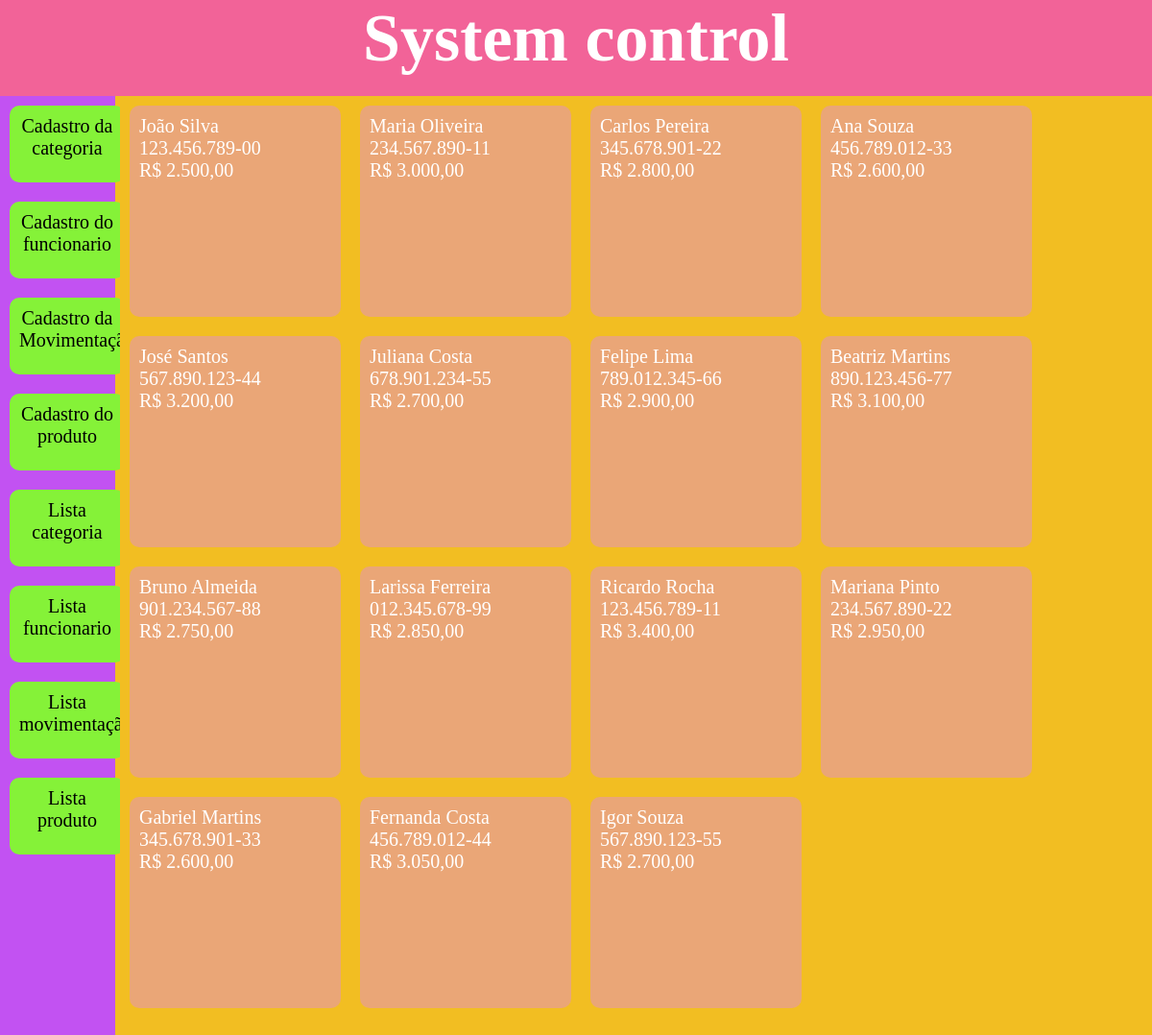
The page /funcionario on the database its author committed.
### models.py (models this page shows, shortened)
class Funcionario(Base):
    __tablename__ = 'funcionarios'
    ID_funcionario = Column(Integer, primary_key=True)
    nome_funcionario = Column(String(40), nullable=False, index=True)
    CPF = Column(String(11), nullable=False, index=True, unique=True)
    salario = Column(Float, nullable=False, index=True)
    def serialize_funcionario(self):
        dados_funcionario = {
            'ID_funcionario': self.ID_funcionario,
            'nome_funcionario': self.nome_funcionario,
            'CPF': self.CPF,
            'salario': self.salario,
        }
        return dados_funcionario

### app.py (the view)
@app.route('/funcionario', methods=['GET', 'POST'])
def funcionarios_func():
    lista_funcionarios = select(Funcionario).select_from(Funcionario)
    lista_funcionarios = db_session.execute(lista_funcionarios).scalars()
    resultado = []
    print(lista_funcionarios)
    for func in lista_funcionarios:
        resultado.append(func.serialize_funcionario())
    return render_template('lista_funcionario.html', var_funcionario=resultado)

### templates/lista_funcionario.html
{% extends 'templates.html' %}
{% block conteudo %}
    {% for funcionario in var_funcionario %}
        <div class="card">
            <p>{{funcionario.nome_funcionario}}</p>
            <p>{{funcionario.CPF}}</p>
            <p>{{funcionario.salario}}</p>
        </div>
    {% endfor%}
{% endblock %}

### static/templates.css (style rules this page uses)
* { margin: 0; padding: 0; }
body, html { height: 100vh; font-family: "Californian FB"; font-size: 20px; background-color: #F2BE22; }
.card { background-color: #eaa677; height: 200px; width: 200px; border-radius: 10px; margin: 10px; font-size: 10px; padding: 10px; font-size: 20px; float: left; }

### rows shown on the page
Funcionario: nome_funcionario "João Silva", CPF "123.456.789-00", salario "R$ 2.500,00"
Funcionario: nome_funcionario "Maria Oliveira", CPF "234.567.890-11", salario "R$ 3.000,00"
Funcionario: nome_funcionario "Carlos Pereira", CPF "345.678.901-22", salario "R$ 2.800,00"
Funcionario: nome_funcionario "Ana Souza", CPF "456.789.012-33", salario "R$ 2.600,00"
Funcionario: nome_funcionario "José Santos", CPF "567.890.123-44", salario "R$ 3.200,00"
Funcionario: nome_funcionario "Juliana Costa", CPF "678.901.234-55", salario "R$ 2.700,00"
Funcionario: nome_funcionario "Felipe Lima", CPF "789.012.345-66", salario "R$ 2.900,00"
Funcionario: nome_funcionario "Beatriz Martins", CPF "890.123.456-77", salario "R$ 3.100,00"
Funcionario: nome_funcionario "Bruno Almeida", CPF "901.234.567-88", salario "R$ 2.750,00"
Funcionario: nome_funcionario "Larissa Ferreira", CPF "012.345.678-99", salario "R$ 2.850,00"
Funcionario: nome_funcionario "Ricardo Rocha", CPF "123.456.789-11", salario "R$ 3.400,00"
Funcionario: nome_funcionario "Mariana Pinto", CPF "234.567.890-22", salario "R$ 2.950,00"
Funcionario: nome_funcionario "Gabriel Martins", CPF "345.678.901-33", salario "R$ 2.600,00"
Funcionario: nome_funcionario "Fernanda Costa", CPF "456.789.012-44", salario "R$ 3.050,00"
Funcionario: nome_funcionario "Igor Souza", CPF "567.890.123-55", salario "R$ 2.700,00"
